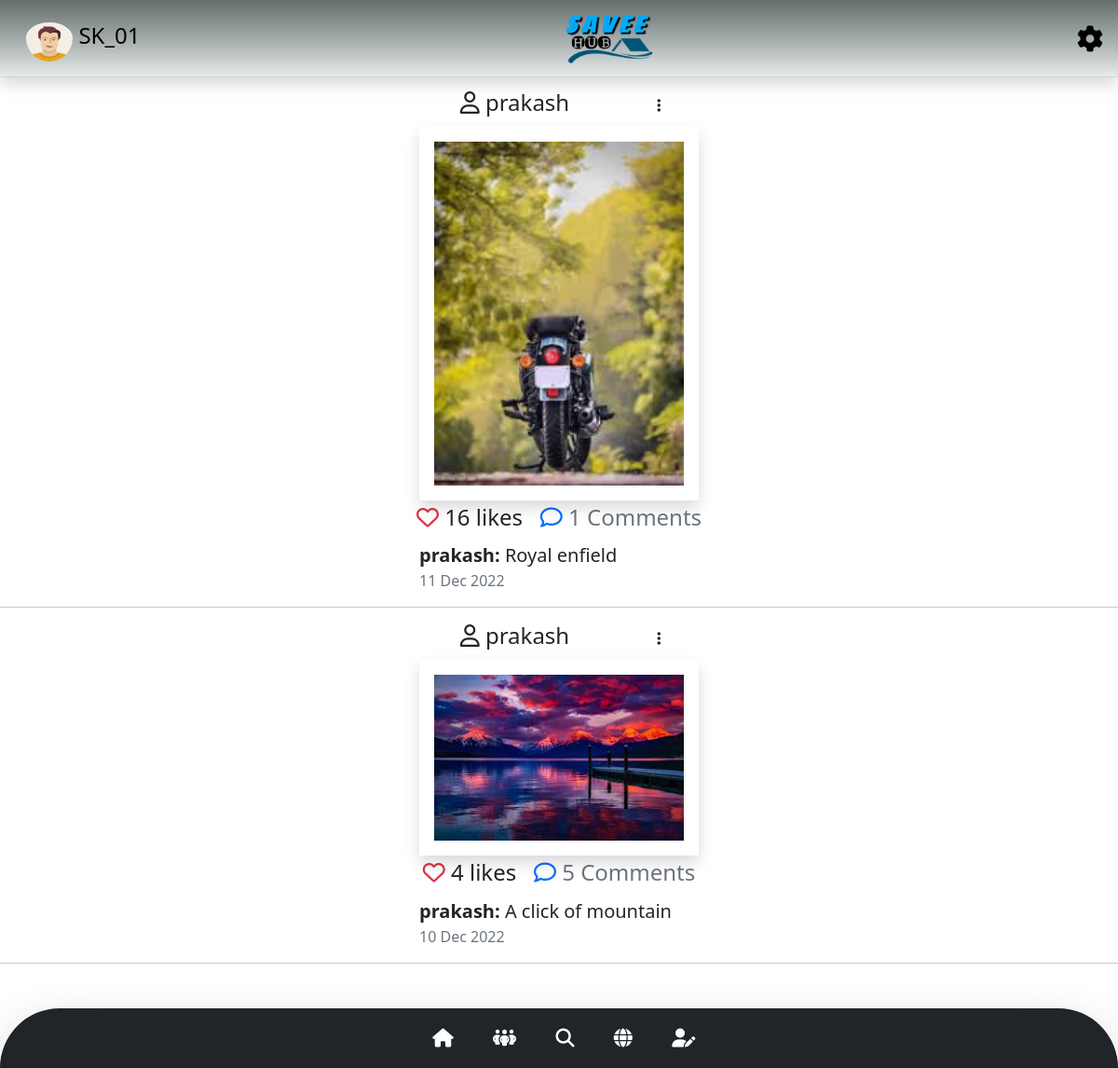
/home.php (signed in), run on the app's committed database.
### tables this page shows
CREATE TABLE `image` (
  `id` int(11) NOT NULL,
  `username` varchar(32) NOT NULL,
  `post` varchar(64) DEFAULT NULL,
  `caption` text DEFAULT NULL,
  `likes` int(11) NOT NULL DEFAULT 0,
  `created_at` timestamp NOT NULL DEFAULT current_timestamp()
);

### home.php (the view, shortened to what this page needs)
<?php
include('config/connect.php');
$username = $_SESSION['name'];
$rows = array();
$sql = "SELECT * FROM image where username IN (SELECT follower_name FROM followers WHERE account = '$username') ORDER BY created_at DESC LIMIT 10";
$res = mysqli_query($conn, $sql);
while ($row = mysqli_fetch_array($res))
    $rows[] = $row;
?>
<!DOCTYPE html>
<html lang="en">
<head>
    <?php include('header.php') ?>
</head>
<body>
    <?php include('navigation.php'); ?>
    <?php foreach ($rows as $row) { ?>
        <div class="text-center ">
            <h4 class="ps-3 ">
                <?php
                $name = $row['username'];
                $sql = "SELECT pic FROM login where username = '$name'";
                $res = mysqli_query($conn, $sql);
                $picture = $res->fetch_array()['pic'];
                if ($picture == '') { ?>
                    <i class="fa-regular fa-user"></i>
                <?php } else { ?>
                    <img src="./profile_pics/<?php echo $picture; ?>" alt="" class="friends_pic">
                <?php } ?>
                <?php echo $row['username']; ?>
                <span>
                    <i class="fa-solid fa-ellipsis-vertical btn" data-bs-toggle="modal" data-bs-target="#I<?php echo  $row['id']; ?>">
                    </i>
                </span>
            </h4>
            <img src="./uploads/<?php echo $row['post']; ?>" width="300px" class="swirl-in-fwd p-3 shadow mx-auto" alt="">
            <h4 class="p-1">
                <a href="update.php?id=<?php echo $row['id'] ?>&pic=1" class="text-decoration-none text-danger">
                    <i class="fa-regular fa-heart"> </i>
                </a>
                <?php echo $row['likes']; ?> likes
                &nbsp;
                <i class="fa-regular fa-comment text-primary"></i>
                <a href="comments.php?id=<?php echo $row['id'] ?>&owner=<?php echo $row['username']; ?>&comment_status=0" class="text-decoration-none text-secondary"><span>
                        <?php
                        $image_id = $row['id'];
                        $comment_query = "SELECT COUNT(comments)as count from image_comments where image_id='$image_id'";
                        $res = mysqli_query($conn, $comment_query);
                        echo $res->fetch_array()['count'];
                        ?>
                        Comments</span></a>
            </h4>
            <?php if ($row['caption'] != '') {  ?>
                <div class="text-start fs-5 fw-light mx-auto" style="width: 300px; height:auto;">
                    <span class="fw-bold"> <?php echo $row['username']; ?>:</span> <?php echo $row['caption'] ?>
                </div>
            <?php } ?>
            <div class="text-start text-secondary mx-auto" style="width: 300px; height:auto;">
                <span class="fs-6">
                    <?php
                    $dt = strtotime($row['created_at']);
                    echo date("d", $dt);
                    echo date("M", $dt);
                    echo date("Y", $dt);
                    ?>
                </span>
            </div>
        </div>
        <hr>
    <?php } ?>
    <br><br>
    <?php include('footer.php'); ?>
</body>
</html>

### navigation.php (shortened to what this page needs)
<?php
$status = $_SESSION['is_club'];
$pic = '';
if($status == 0){
$sql = "SELECT pic FROM login where username = '$username'";
$res = mysqli_query($conn, $sql);
$pic = $res->fetch_array()['pic'];
}else if($status == 1){
  $sql = "SELECT pic FROM club where club_name = '$username'";
$res = mysqli_query($conn, $sql);
$pic = $res->fetch_array()['pic'];
}
?>
<div>
  <nav class="navbar navbar-expand-sm shadow   navbar-inverse fixed-top  navbar-dark" style="background-color:#F5FCFF" id="navigation">
    <a class="nav-link text-black float-start text-warning fs-4 ps-4" href="viewprofile.php">
      <?php if ($pic == '') {  ?>
        <i class="fa-regular fa-user"></i>
      <?php } else { ?>
        <img src="./profile_pics/<?php echo $pic ?>" class="pt-2" alt="" id="profile_pic">
      <?php } ?>
      <?php echo  $_SESSION['name'] ?> </a>
    <img src="images/logo1.png" class="d-block mx-auto" width="100px" height="10%">
    <a class="nav-link text-black float-end text-warning fs-3 " href="settings.php"> <i class="fa-solid fa-gear"></i></a>
  </nav>
</div>
<br><br><br><br>

### home.php (style rules this page uses)
.swirl-in-fwd { -webkit-animation: swirl-in-fwd 1.2s ease-out both; animation: swirl-in-fwd 1.2s ease-out both; }

### navigation.php (style rules this page uses)
#profile_pic { width: 50px; height: 50px; border-radius: 80px; }
#navigation { background-image: linear-gradient(to bottom, #656d6d, #838b8b, #a3aaaa, #c4caca, #e6ebeb); border-bottom: 1px solid lightgrey; }

### data on the page
image: username "prakash", post (picture), likes "16", fetch_array "1", caption "Royal enfield", created_at "11", created_at "Dec", created_at "2022"
image: username "prakash", post (picture), likes "4", fetch_array "5", caption "A click of mountain", created_at "10", created_at "Dec", created_at "2022"

### other printed values
$_SESSION['name'] "SK_01"
